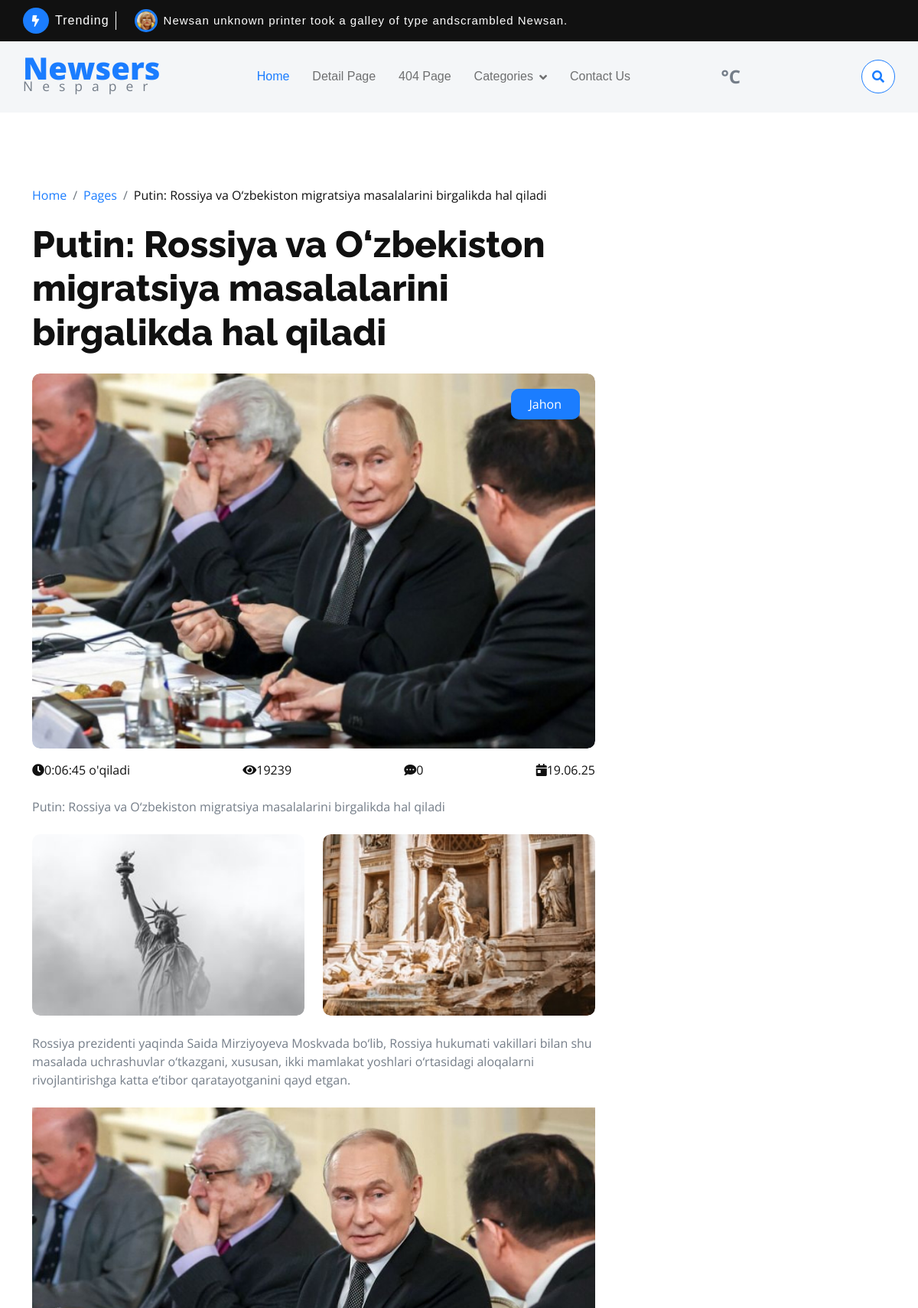
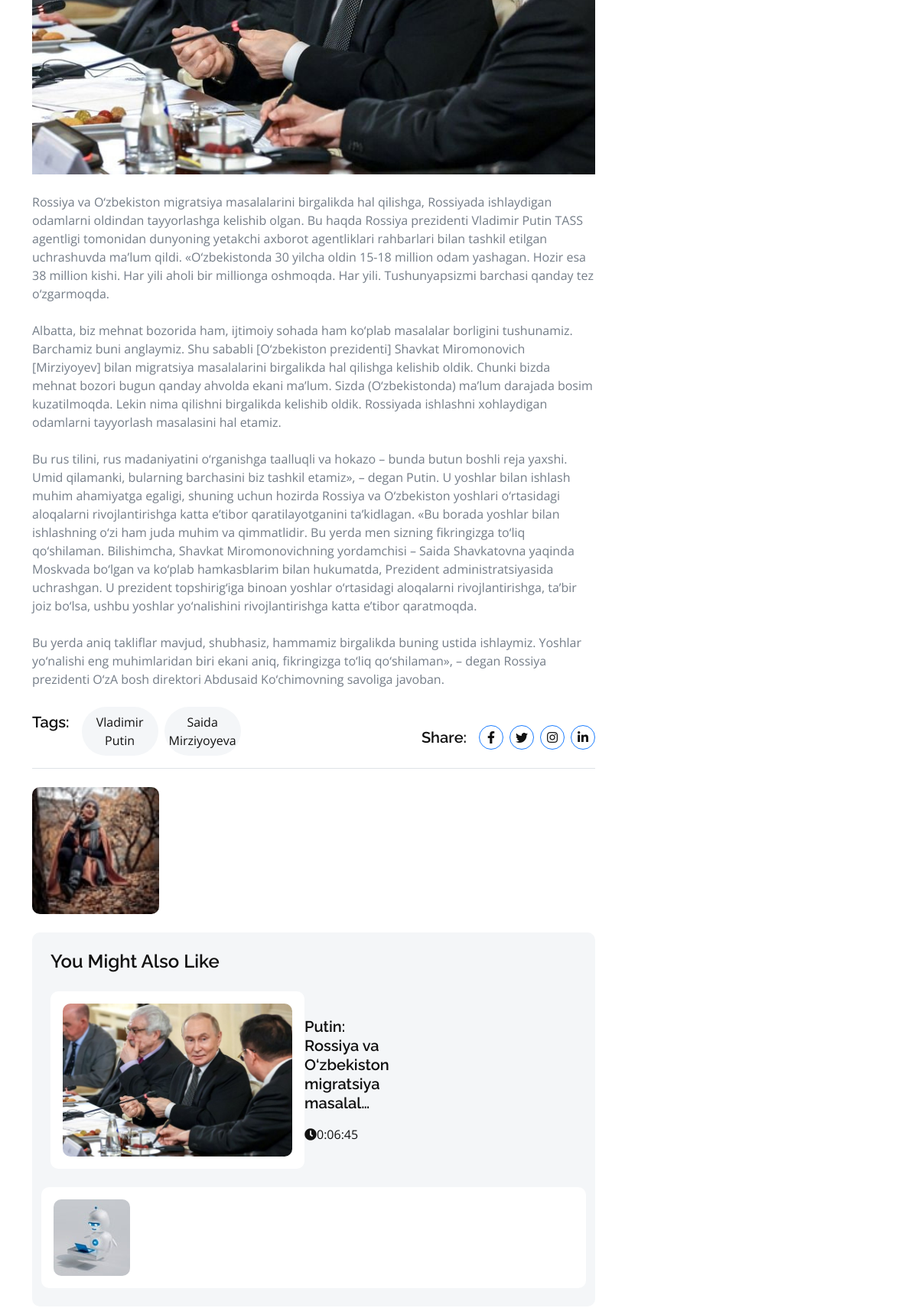
The page /articles/putin-rossiya-va-ozbekiston-migratsiya-masalalarini-birgalikda-hal-qiladi/ (upper part) on the database its author committed (2 pictures, top to bottom).
### main/models.py (models this page shows, shortened)
class Article(models.Model):
    title = models.CharField(max_length=255)
    slug = models.SlugField(max_length=255, blank=True, null=True)
    intro = models.CharField(max_length=255)
    image = models.ImageField(upload_to='media/')
    category = models.ForeignKey(Category, on_delete=models.CASCADE)
    tags = models.ManyToManyField(Tag)
    author = models.CharField(max_length=55)
    reading_time = models.DurationField()
    view = models.PositiveSmallIntegerField()
    created_at = models.DateTimeField(auto_now_add=True)
    published = models.BooleanField(default=False)
    important = models.BooleanField(default=False)
    comments = models.PositiveSmallIntegerField(default=0)
    objects = models.Manager()
    publisheds = PublishedManager()

class Category(models.Model):
    name = models.CharField(max_length=255)
    def __str__(self):
        return self.name

class Content(models.Model):
    id = models.AutoField(primary_key=True)
    article_id = models.ForeignKey(Article, on_delete=models.CASCADE)
    text = models.TextField()
    image = models.ImageField(upload_to='article/{article.slug}/contents', blank=True, null=True)

class Tag(models.Model):
    name = models.CharField(max_length=255)

### main/views.py (the view, shortened to what this page needs)
# urls.py: path('articles/<slug:slug>/', ArticleDetailView.as_view(), name='article-details'),
class ArticleDetailView(View):
    def get(self, request, slug):
        article = get_object_or_404(Article, slug=slug)
        related_articles = Article.publisheds.filter(
            category=article.category
        ).exclude(id=article.id)[:5]
        comments = article.article_comments.filter(published=True)
        articles = Article.objects.all()
        context = {
            'article': article,
            'related_articles': related_articles,
            'comments': comments,
            'articles': articles,
        }
        return render(request, 'detail-page.html', context)

### main/context_processors.py (called while the page is built)
def get_weather(request):
    weather_data = requests.get(
        'https://api.weatherapi.com/v1/current.json?q=fergana&key=de5abe25d0634ec0a76124759252403'
    ).json()
    return {
        'weather': weather_data,
    }

def get_category(request):
    categories = Category.objects.all()
    context = {
        'categories': categories
    }
    return context

### main/models.py (called while the page is built)
    def get_queryset(self):
        return super().get_queryset().filter(published=True)

### templates/detail-page.html (shortened to what this page needs)
{% extends 'base.html' %}
{% block content %}
        <div class="container-fluid py-5">
            <div class="container py-5">
                <ol class="breadcrumb justify-content-start mb-4">
                    <li class="breadcrumb-item"><a href="{% url 'home' %}">Home</a></li>
                    <li class="breadcrumb-item"><a href="#">Pages</a></li>
                    <li class="breadcrumb-item active text-dark">{{article.title}}</li>
                </ol>
                <div class="row g-4">
                    <div class="col-lg-8">
                        <div class="mb-4">
                            <a href="{% url 'article-details' slug=article.slug %}" class="h1 display-5">{{ article.title }}</a>
                        </div>
                        <div class="position-relative rounded overflow-hidden mb-3">
                            <img src="{{ article.image.url }}" class="img-zoomin img-fluid rounded w-100" alt="">
                            <div class="position-absolute text-white px-4 py-2 bg-primary rounded" style="top: 20px; right: 20px;">
                                {{ article.category.name }}
                            </div>
                        </div>
                        <div class="d-flex justify-content-between">
                            <a href="#" class="text-dark link-hover me-3"><i class="fa fa-clock"></i>{{ article.reading_time }} o'qiladi</a>
                            <a href="#" class="text-dark link-hover me-3"><i class="fa fa-eye"></i>{{ article.view }}</a>
                            <a href="#" class="text-dark link-hover me-3"><i class="fa fa-comment-dots"></i>{{ article.comments }}</a>
                            <a href="#" class="text-dark link-hover"><i class="fa fa-calendar-day"></i>{{ article.created_at|date:'d.m.y'}}</a>
                        </div>
                        <p class="my-4">{{article.title}}
                        <div class="row g-4">
                            <div class="col-6">
                                <div class="rounded overflow-hidden">
                                    <img src="img/news-6.jpg" class="img-zoomin img-fluid rounded w-100" alt="">
                                </div>
                            </div>
                            <div class="col-6">
                                <div class="rounded overflow-hidden">
                                    <img src="img/news-5.jpg" class="img-zoomin img-fluid rounded w-100" alt="">
                                </div>
                            </div>
                        </div>
                        {% for content in article.content_set.all %}
                        <p class="my-4">{{ content.text }}
                        </p>
                        {% if content.image %}
                        <img style="width: 100%" src="{{ content.image.url }}">
                        {% endif %}
                        {% endfor %}
                        <div class="tab-class">
                            <div class="d-flex justify-content-between border-bottom mb-4">
                                <ul class="nav nav-pills d-inline-flex text-center">
                                    <li class="nav-item mb-3">
                                        <h5 class="mt-2 me-3 mb-0">Tags:</h5>
                                    </li>
                                    {% for tag in article.tags.all %}
                                    <li class="nav-item mb-3">
                                        <a class="d-flex py-2 bg-light rounded-pill active me-2" data-bs-toggle="pill" href="#tab-1">
                                            <span class="text-dark" style="width: 100px;">{{tag.name}}</span>
                                        </a>
                                        {% endfor %}
                                    </li>
                                </ul>
                                <div class="d-flex align-items-center">
                                    <h5 class="mb-0 me-3">Share:</h5>
                                    <i class="fab fa-facebook-f link-hover btn btn-square rounded-circle border-primary text-dark me-2"></i>
                                    <i class="btn fab bi-twitter link-hover btn btn-square rounded-circle border-primary text-dark me-2"></i>
                                    <i class="btn fab fa-instagram link-hover btn btn-square rounded-circle border-primary text-dark me-2"></i>
                                    <i class="btn fab fa-linkedin-in link-hover btn btn-square rounded-circle border-primary text-dark"></i>
                                </div>
                            </div>
                            <div class="tab-content">
                                <div id="tab-1" class="tab-pane fade show active">
                                    <div class="row g-4 align-items-center">
                                        <div class="col-3">
                                            <img src="img/footer-4.jpg" class="img-fluid w-100 rounded" alt="">
                                        </div>
                                    </div>
                                </div>
                            </div>
                        </div>
                        <div class="bg-light rounded my-4 p-4">
                            <h4 class="mb-4">You Might Also Like</h4>
                            <div class="row g-4">
                                {% for a in article.category.article_set.all|slice:":5" %}
                                <div class="col-lg-6">
                                    <div class="d-flex align-items-center p-3 bg-white rounded">
                                        <img src="{{a.image.url}}" class="img-fluid rounded" alt="">
                                        <div class="ms-3">
                                            <a href="#" class="h5 mb-2">{{a.title|truncatechars:49}}</a>
                                            <p class="text-dark mt-3 mb-0 me-3"><i class="fa fa-clock"></i>{{a.reading_time}}</p>
                                        </div>
                                    </div>
                                </div>
                                {% endfor %}
                                    <div class="d-flex align-items-center p-3 bg-white rounded">
                                        <img src="img/chatGPT-1.jpg" class="img-fluid rounded" alt="">
                                    </div>
                                </div>
                            </div>
                        </div>
        </div>
{% endblock %}

### static/css/style.css (style rules this page uses)
.btn { font-weight: 600; transition: .5s; }
.btn-square { width: 32px; height: 32px; }
.btn-square, .btn-sm-square, .btn-md-square, .btn-lg-square { padding: 0; display: flex; align-items: center; justify-content: center; font-weight: normal; }
.link-hover { transition: 0.5s; }
.img-zoomin { transition: 0.5s; }

### rows shown on the page
Article: title "Putin: Rossiya va O‘zbekiston migratsiya masalalarini birgalikda hal qiladi", image (picture), category.name "Jahon", reading_time "0:06:45", view "19239", comments "0", created_at "19.06.25", title "Putin: Rossiya va O‘zbekiston migratsiya masalal…"
Content: text "Rossiya prezidenti yaqinda Saida Mirziyoyeva Moskvada bo‘lib, Rossiya hukumati vakillari bilan shu masalada uchrashuvlar o‘tkazgani, xususan, ikki mamlakat yoshlari o‘rtasidagi aloqalarni rivojlantirishga katta e’tibor qaratayotganini qayd etgan.", image (picture)
Content: text "Rossiya va O‘zbekiston migratsiya masalalarini birgalikda hal qilishga, Rossiyada ishlaydigan odamlarni oldindan tayyorlashga kelishib olgan. Bu haqda Rossiya prezidenti Vladimir Putin TASS agentligi tomonidan dunyoning yetakchi axborot agentliklari rahbarlari bilan tashkil etilgan uchrashuvda ma’lum qildi. «O‘zbekistonda 30 yilcha oldin 15-18 million odam yashagan. Hozir esa 38 million kishi. Har yili aholi bir millionga oshmoqda. Har yili. Tushunyapsizmi barchasi qanday tez o‘zgarmoqda."
Content: text "Albatta, biz mehnat bozorida ham, ijtimoiy sohada ham ko‘plab masalalar borligini tushunamiz. Barchamiz buni anglaymiz. Shu sababli [O‘zbekiston prezidenti] Shavkat Miromonovich [Mirziyoyev] bilan migratsiya masalalarini birgalikda hal qilishga kelishib oldik. Chunki bizda mehnat bozori bugun qanday ahvolda ekani ma’lum. Sizda (O‘zbekistonda) ma’lum darajada bosim kuzatilmoqda. Lekin nima qilishni birgalikda kelishib oldik. Rossiyada ishlashni xohlaydigan odamlarni tayyorlash masalasini hal etamiz."
Content: text "Bu rus tilini, rus madaniyatini o‘rganishga taalluqli va hokazo – bunda butun boshli reja yaxshi. Umid qilamanki, bularning barchasini biz tashkil etamiz», – degan Putin. U yoshlar bilan ishlash muhim ahamiyatga egaligi, shuning uchun hozirda Rossiya va O‘zbekiston yoshlari o‘rtasidagi aloqalarni rivojlantirishga katta e’tibor qaratilayotganini ta’kidlagan. «Bu borada yoshlar bilan ishlashning o‘zi ham juda muhim va qimmatlidir. Bu yerda men sizning fikringizga to‘liq qo‘shilaman. Bilishimcha, Shavkat Miromonovichning yordamchisi – Saida Shavkatovna yaqinda Moskvada bo‘lgan va ko‘plab hamkasblarim bilan hukumatda, Prezident administratsiyasida uchrashgan. U prezident topshirig‘iga binoan…"
Content: text "Bu yerda aniq takliflar mavjud, shubhasiz, hammamiz birgalikda buning ustida ishlaymiz. Yoshlar yo‘nalishi eng muhimlaridan biri ekani aniq, fikringizga to‘liq qo‘shilaman», – degan Rossiya prezidenti O‘zA bosh direktori Abdusaid Ko‘chimovning savoliga javoban."
Tag: name "Vladimir Putin"
Tag: name "Saida Mirziyoyeva"
